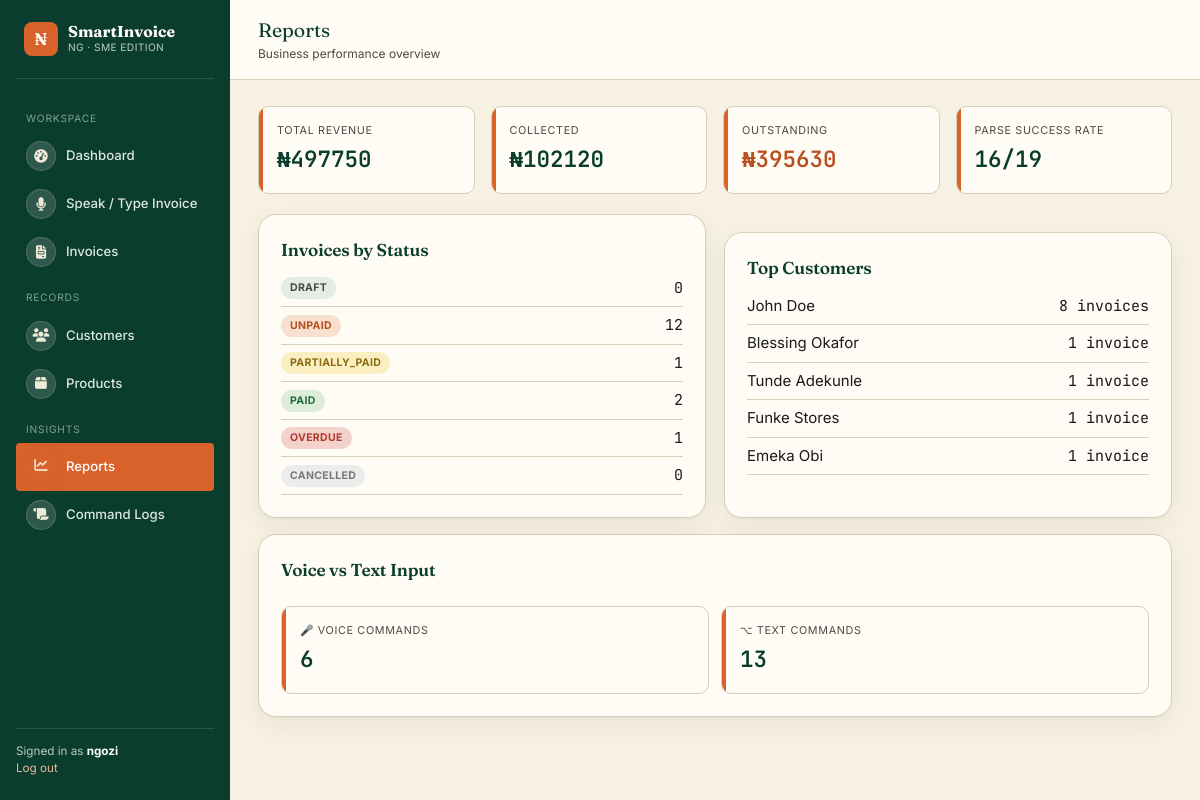
The app's page /reports/ (signed in) with its own data.
### invoices/models.py (models this page shows, shortened)
class Invoice(models.Model):
    STATUS_CHOICES = [
        ("DRAFT", "Draft"),
        ("UNPAID", "Unpaid"),
        ("PARTIALLY_PAID", "Partially Paid"),
        ("PAID", "Paid"),
        ("OVERDUE", "Overdue"),
        ("CANCELLED", "Cancelled"),
    ]
    SOURCE_CHOICES = [
        ("TEXT", "Text Input"),
        ("VOICE", "Voice Input"),
        ("MANUAL", "Manual Form"),
    ]
    invoice_id = models.UUIDField(default=uuid.uuid4, editable=False, unique=True)
    invoice_number = models.CharField(max_length=30, unique=True, blank=True)
    business = models.ForeignKey(Business, on_delete=models.CASCADE, related_name="invoices")
    customer = models.ForeignKey(Customer, on_delete=models.CASCADE, related_name="invoices")
    issue_date = models.DateField(default=timezone.now)
    due_date = models.DateField(null=True, blank=True)
    status = models.CharField(max_length=20, choices=STATUS_CHOICES, default="UNPAID")
    source = models.CharField(max_length=10, choices=SOURCE_CHOICES, default="TEXT")
    raw_command_text = models.TextField(
        blank=True, help_text="The original text or transcribed voice command used to create this invoice."
    )
    notes = models.TextField(blank=True)
    discount = models.DecimalField(max_digits=12, decimal_places=2, default=0)
    tax_percent = models.DecimalField(max_digits=5, decimal_places=2, default=0)
    created_by = models.ForeignKey(User, on_delete=models.SET_NULL, null=True, related_name="invoices_created")
    created_at = models.DateTimeField(auto_now_add=True)
    updated_at = models.DateTimeField(auto_now=True)
    class Meta:
        ordering = ["-created_at"]
    @property
    def subtotal(self):
        return sum((item.line_total for item in self.items.all()), Decimal("0"))
    @property
    def tax_amount(self):
        return (self.subtotal - Decimal(self.discount)) * (Decimal(self.tax_percent) / Decimal("100"))
    @property
    def total_amount(self):
        return (self.subtotal - Decimal(self.discount)) + self.tax_amount
    @property
    def amount_paid(self):
        return sum((p.amount for p in self.payments.all()), Decimal("0"))

class Customer(models.Model):
    business = models.ForeignKey(Business, on_delete=models.CASCADE, related_name="customers")
    name = models.CharField(max_length=150)
    phone_number = models.CharField(max_length=20, blank=True)
    email = models.EmailField(blank=True)
    address = models.CharField(max_length=255, blank=True)
    created_at = models.DateTimeField(auto_now_add=True)
    class Meta:
        ordering = ["name"]

### invoices/views.py (the view)
# urls.py: path("reports/", views.reports, name="reports"),
@login_required
def reports(request):
    business = _get_business(request)
    invoices = Invoice.objects.filter(business=business)
    total_revenue = sum((inv.total_amount for inv in invoices), 0)
    total_collected = sum((inv.amount_paid for inv in invoices), 0)
    total_outstanding = total_revenue - total_collected
    by_status = {choice[0]: invoices.filter(status=choice[0]).count() for choice in Invoice.STATUS_CHOICES}
    top_customers = (
        Customer.objects.filter(business=business)
        .annotate(num_invoices=Count("invoices"))
        .order_by("-num_invoices")[:5]
    )
    command_logs = CommandLog.objects.filter(business=business).order_by("-created_at")[:20]
    voice_count = CommandLog.objects.filter(business=business, input_type="VOICE").count()
    text_count = CommandLog.objects.filter(business=business, input_type="TEXT").count()
    success_count = CommandLog.objects.filter(business=business, parsed_successfully=True).count()
    total_commands = CommandLog.objects.filter(business=business).count()
    context = {
        "total_revenue": total_revenue,
        "total_collected": total_collected,
        "total_outstanding": total_outstanding,
        "by_status": by_status,
        "top_customers": top_customers,
        "command_logs": command_logs,
        "voice_count": voice_count,
        "text_count": text_count,
        "success_count": success_count,
        "total_commands": total_commands,
    }
    return render(request, "invoices/reports.html", context)

### invoices/models.py (called while the page is built)
    @property
    def line_total(self):
        return self.quantity * self.unit_price

### invoices/views.py (called while the page is built)
def _get_business(request):
    return get_object_or_404(Business, owner=request.user)

### invoices/templates/invoices/reports.html (shortened to what this page needs)
{% extends "invoices/base.html" %}
{% block page_title %}Reports{% endblock %}
{% block page_sub %}Business performance overview{% endblock %}
{% block content %}
<div class="stat-grid">
  <div class="stat-card">
    <div class="stat-label">Total Revenue</div>
    <div class="stat-value">&#8358;{{ total_revenue|floatformat:0 }}</div>
  </div>
  <div class="stat-card">
    <div class="stat-label">Collected</div>
    <div class="stat-value">&#8358;{{ total_collected|floatformat:0 }}</div>
  </div>
  <div class="stat-card">
    <div class="stat-label">Outstanding</div>
    <div class="stat-value warn">&#8358;{{ total_outstanding|floatformat:0 }}</div>
  </div>
  <div class="stat-card">
    <div class="stat-label">Parse Success Rate</div>
    <div class="stat-value">{% if total_commands %}{{ success_count|floatformat:0 }}/{{ total_commands }}{% else %}&mdash;{% endif %}</div>
  </div>
</div>
<div style="display:grid; grid-template-columns: 1fr 1fr; gap:18px;">
  <div class="card">
    <h3>Invoices by Status</h3>
    {% for code, count in by_status.items %}
    <div class="flex-between" style="padding:7px 0; border-bottom:1px solid var(--line);">
      <span class="badge badge-{{ code|lower }}">{{ code|title }}</span>
      <span class="mono">{{ count }}</span>
    </div>
    {% endfor %}
  </div>
  <div class="card">
    <h3>Top Customers</h3>
    {% for c in top_customers %}
    <div class="flex-between" style="padding:7px 0; border-bottom:1px solid var(--line);">
      <span>{{ c.name }}</span>
      <span class="mono">{{ c.num_invoices }} invoice{{ c.num_invoices|pluralize }}</span>
    </div>
    {% empty %}
    <p class="text-soft text-sm">No customer data yet.</p>
    {% endfor %}
  </div>
</div>
<div class="card mt-16">
  <div class="flex-between mb-16">
    <h3>Voice vs Text Input</h3>
  </div>
  <div class="flex gap-12">
    <div class="stat-card" style="flex:1;">
      <div class="stat-label">&#127908; Voice Commands</div>
      <div class="stat-value">{{ voice_count }}</div>
    </div>
    <div class="stat-card" style="flex:1;">
      <div class="stat-label">&#8997; Text Commands</div>
      <div class="stat-value">{{ text_count }}</div>
    </div>
  </div>
</div>
{% endblock %}

### invoices/templates/invoices/base.html (shortened to what this page needs)
{% load static %}
<!DOCTYPE html>
<html lang="en">
<head>
  <link rel="stylesheet" href="{% static 'invoices/css/style.css' %}">
  <link rel="stylesheet" href="https://cdnjs.cloudflare.com/ajax/libs/font-awesome/6.5.2/css/all.min.css">
</head>
<body>
  {% if user.is_authenticated %}
  <div class="app-shell">
    <aside class="sidebar">
      <div class="brand">
        <div class="brand-mark">₦</div>
        <div>
          <div class="brand-name">SmartInvoice</div>
          <div class="brand-sub">NG &middot; SME Edition</div>
        </div>
      </div>
      <div class="nav-section-label">Workspace</div>
      <a href="{% url 'dashboard' %}" class="nav-link {% if request.resolver_match.url_name == 'dashboard' %}active{% endif %}">
        <span class="nav-icon"><i class="fa-solid fa-gauge-high" aria-hidden="true"></i></span> Dashboard
      </a>
      <a href="{% url 'create_invoice_smart' %}" class="nav-link {% if request.resolver_match.url_name == 'create_invoice_smart' %}active{% endif %}">
        <span class="nav-icon"><i class="fa-solid fa-microphone" aria-hidden="true"></i></span> Speak / Type Invoice
      </a>
      <a href="{% url 'invoice_list' %}" class="nav-link {% if request.resolver_match.url_name == 'invoice_list' or request.resolver_match.url_name == 'invoice_detail' %}active{% endif %}">
        <span class="nav-icon"><i class="fa-solid fa-file-invoice" aria-hidden="true"></i></span> Invoices
      </a>
      <div class="nav-section-label">Records</div>
      <a href="{% url 'customer_list' %}" class="nav-link {% if request.resolver_match.url_name == 'customer_list' %}active{% endif %}">
        <span class="nav-icon"><i class="fa-solid fa-users" aria-hidden="true"></i></span> Customers
      </a>
      <a href="{% url 'product_list' %}" class="nav-link {% if request.resolver_match.url_name == 'product_list' %}active{% endif %}">
        <span class="nav-icon"><i class="fa-solid fa-box" aria-hidden="true"></i></span> Products
      </a>
      <div class="nav-section-label">Insights</div>
      <a href="{% url 'reports' %}" class="nav-link {% if request.resolver_match.url_name == 'reports' %}active{% endif %}">
        <span class="nav-icon"><i class="fa-solid fa-chart-line" aria-hidden="true"></i></span> Reports
      </a>
      <a href="{% url 'command_log_list' %}" class="nav-link {% if request.resolver_match.url_name == 'command_log_list' %}active{% endif %}">
        <span class="nav-icon"><i class="fa-solid fa-scroll" aria-hidden="true"></i></span> Command Logs
      </a>
      <div class="sidebar-footer">
        Signed in as <strong style="color:#fff">{{ request.user.username }}</strong><br>
        <a href="{% url 'logout' %}" style="color:#E7B89A;">Log out</a>
      </div>
    </aside>
    <div class="main-area">
      <div class="topbar">
        <div>
          <div class="topbar-title">{% block page_title %}Dashboard{% endblock %}</div>
          <div class="topbar-sub">{% block page_sub %}{% endblock %}</div>
        </div>
      </div>
      <div class="content">
        {% block content %}{% endblock %}
      </div>
    </div>
  </div>
  {% else %}
    {% block auth_content %}{% endblock %}
  {% endif %}
</body>
</html>

### records on screen
Invoice: status "UNPAID", id "12"
Invoice: status "PARTIALLY_PAID", business "1"
Invoice: status "OVERDUE", business "1"
Customer: name "John Doe", num_invoices "8"
Customer: name "Blessing Okafor", num_invoices "1"
Customer: name "Tunde Adekunle", num_invoices "1"
Customer: name "Funke Stores", num_invoices "1"
Customer: name "Emeka Obi", num_invoices "1"

### other values on screen
{{ request.user.username }} "ngozi"
{{ total_revenue|floatformat:0 }} "497750"
{{ total_collected|floatformat:0 }} "102120"
{{ total_outstanding|floatformat:0 }} "395630"
{{ success_count|floatformat:0 }} "16"
{{ total_commands }} "19"
{{ code|title }} "DRAFT" "PAID" "CANCELLED"
{{ count }} "0" "2" "0"
{{ voice_count }} "6"
{{ text_count }} "13"
